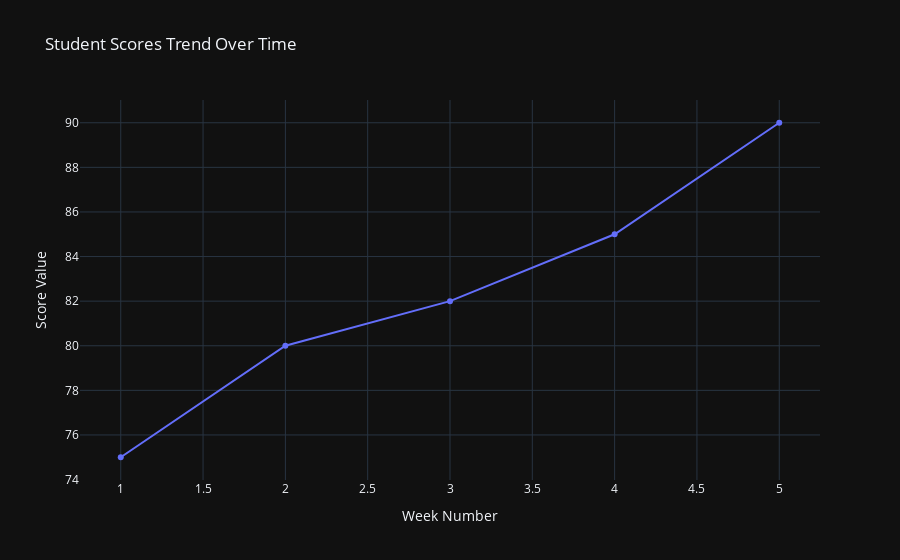

Notebook code cell kept with this figure:
### Code cell
# Customizing the line plot
fig.update_layout(
    title='Student Scores Trend Over Time',
    xaxis_title='Week Number',
    yaxis_title='Score Value'
)
fig.update_layout(template='plotly_dark')
fig.show()
# Save the plot to an HTML file
fig.write_html("student_scores.html")

### Figure 1 — Plotly figure (JSON) as saved in the notebook; plotly's stock layout.template omitted (floating-point values rounded to 4 significant figures)
{"data": [{"hovertemplate": "Week=%{x}<br>Score=%{y}<extra></extra>", "legendgroup": "", "line": {"color": "#636efa", "dash": "solid"}, "marker": {"symbol": "circle"}, "mode": "lines+markers", "name": "", "orientation": "v", "showlegend": false, "x": [1, 2, 3, 4, 5], "xaxis": "x", "y": [75, 80, 82, 85, 90], "yaxis": "y", "type": "scatter"}], "layout": {"xaxis": {"anchor": "y", "domain": [0.0, 1.0], "title": {"text": "Week Number"}}, "yaxis": {"anchor": "x", "domain": [0.0, 1.0], "title": {"text": "Score Value"}}, "legend": {"tracegroupgap": 0}, "title": {"text": "Student Scores Trend Over Time"}}}
